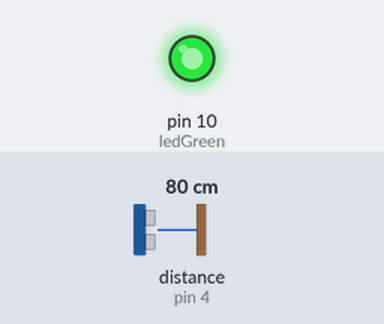
Recording of a sketch running on a simulated Arduino Uno, built with avr-gcc and run on an emulated ATmega328P. On the bench: output pins drawn as LEDs (lit = HIGH). Wiring (inferred from the names in the program): ultrasonic range finder: trigger pin 3; echo pin 4. The inputs (shaded band) are chosen by the test bench; at power-on: distance to the obstacle (sensor on pin 4) 80 cm. The echo pulse lasts 58.3 µs per cm; no radio packets arrive unless stated; pins used as bus, display or sensor lines are not drawn; what the sketch prints to the serial monitor is not drawn.

Above: at 1.2 s.
1.3 s: distance to the obstacle (sensor on pin 4) set to 2 cm
3.4 s: distance to the obstacle (sensor on pin 4) set to 9 cm
Timing chart, 0 to 6.4 s (numbered marks = the images above; inputs shaded):
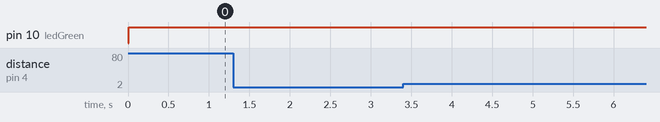

The sketch:

Child.ino
```cpp
#include <nRF24L01.h>
#include <printf.h>
#include <RF24.h>
#include <RF24_config.h>
#include "Filter.h"

#define trigPin 3
#define echoPin 4
#define ledGreen 10

RF24 radio(7, 8); // CE, CSN
const byte address[6] = "00001";    // Address for RF Module

void setup() {
  // Configure Radio
  radio.begin();
  radio.openWritingPipe(address);
  radio.setPALevel(RF24_PA_MIN);
  radio.stopListening();

  Serial.begin(9600);
  // Configure Ultrasonic Distance Sensor
  pinMode(trigPin, OUTPUT);
  pinMode(echoPin, INPUT);

  // Configure Indicators
  pinMode(ledGreen, OUTPUT);
}


void loop() {
  // Acquire Distance Measurement
  long duration, distance;
  digitalWrite(trigPin, LOW);
  delayMicroseconds(2);
  digitalWrite(trigPin, HIGH);
  delayMicroseconds(10);
  digitalWrite(trigPin, LOW);
  duration = pulseIn(echoPin, HIGH);
  distance = (duration/2) / 29.1;

  if ((distance > 0) && (distance < 470)) {
    digitalWrite(ledGreen, HIGH);
  } else {
    digitalWrite(ledGreen, LOW);
  }

  if (distance > 500) {
    distance = 600;
  }
  // Print distance to serial
  Serial.print(distance);
  Serial.print(" ");

  //   Broadcast over RF
  String distance2 = String(distance);
  const char text[5];
  distance2.toCharArray(text, 5);
  radio.write(&text, sizeof(text));
  delay(40);
}
```

Measured:
- after the input at 1.3 s, every drawn part: stays the same
- after the input at 3.4 s, every drawn part: stays the same
